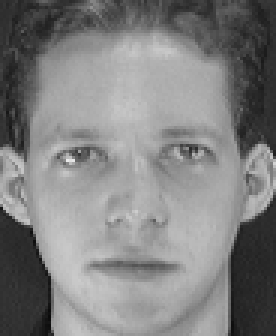
%> input picture Imgproc/图像处理学习/数字图像处理与机器视觉/chapter13/FaceRec/Data/ORL/s1/1.pgm, 92 x 112 px (shown 3 times larger)
$ octave --eval "GLPyramid2('../../图像处理学习/数字图像处理与机器视觉/chapter13/FaceRec/Data/ORL/s1/1.pgm');"   (GNU Octave 9; MATLAB toolbox functions it lacks are replaced by stand-ins)
%> lines starting %> are read from the running program, lines starting %| are printed output that depends on the picture
function GLPyramid2(imgname)

close all % close all the figure windows
%% 这是一条交互matlab交互命令
%name=input('input image name: ','s'); % input the name of image
%G0=imread(name); % load image

%% 分解

G0=imread(imgname); % load image
%> G0 is the input picture: size 112x92 uint8; min 11, max 234, mean 128.3
w1=fspecial('gaussian',5,0.5); % generate gaussian mask
w2=fspecial('gaussian',5,1);
w3=fspecial('gaussian',5,2);
w4=fspecial('gaussian',5,4);

G0=im2double(G0); % translate image data from uint8 to double
%> G0: size 112x92 double
G1=imfilter(G0,w1,'replicate');
G2=imfilter(G0,w2,'replicate');
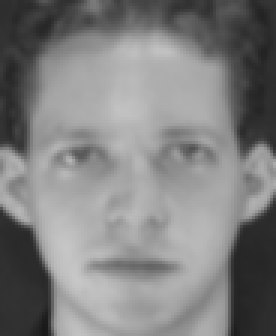
%> G2: size 112x92 double (shown 3 times larger); min 0.101, max 0.781, mean 0.503
G3=imfilter(G0,w3,'replicate');
G4=imfilter(G0,w4,'replicate');

figure('Name','低通滤波后图像')
subplot(2,3,1); imshow(G0,[])
subplot(2,3,2); imshow(G1,[])
subplot(2,3,3); imshow(G2,[])
subplot(2,3,4); imshow(G3,[])
subplot(2,3,5); imshow(G4,[])

G1=G1(1:2:end,1:2:end);
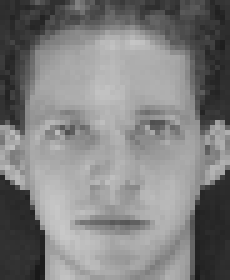
%> G1: size 56x46 double (shown 5 times larger); min 0.0981, max 0.785, mean 0.502
G2=G2(1:4:end,1:4:end);
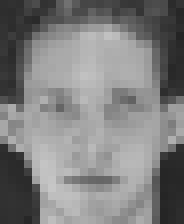
%> G2: size 28x23 double (shown 8 times larger); min 0.145, max 0.778, mean 0.501
G3=G3(1:8:end,1:8:end);
G4=G4(1:16:end,1:16:end);
%> G4 = [0.183 0.286 0.443 0.273 0.216 0.283; 0.208 0.43 0.591 0.707 0.541 0.242; 0.197 0.639 0.677 0.71 0.684 0.262; 0.36 0.626 0.533 0.664 0.447 0.33; 0.663 0.675 0.673 0.69 0.64 0.558; 0.18 0.718 0.673 0.619 0.72 0.178; 0.193 0.3 0.752 0.671 0.636 0.148]

figure('Name','高斯金字塔')
subplot(2,3,1); imshow(G0,[])
subplot(2,3,2); imshow(G1,[])
subplot(2,3,3); imshow(G2,[])
subplot(2,3,4); imshow(G3,[])
subplot(2,3,5); imshow(G4,[])
%> after `imshow(G4,[])`:
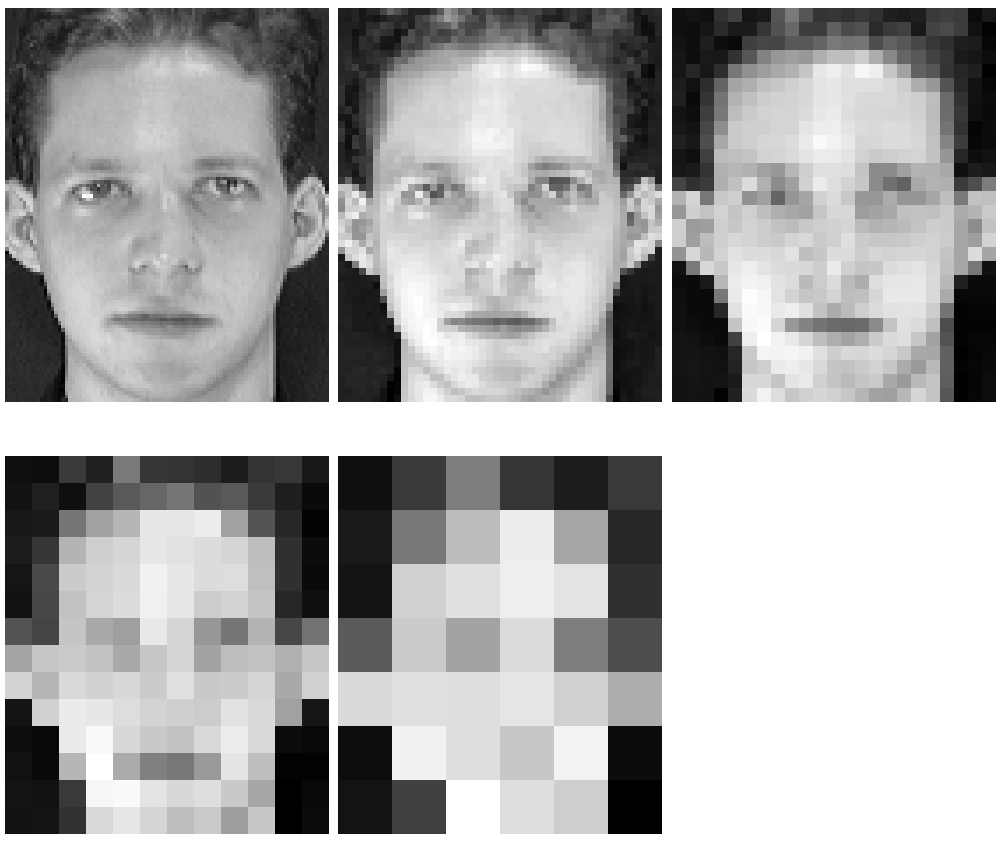
%> figure redrawn from the program's plot data, 5 panels

t0=imresize(G1,2);%内插法
t1=imresize(G2,2);
t2=imresize(G3,2);
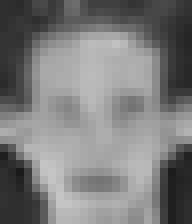
%> t2: size 28x24 double (shown 8 times larger); min 0.106, max 0.776, mean 0.485
t3=imresize(G4,2);

%拉普拉斯金字塔
L0=G0-t0; %这里存在着维度不匹配的情况
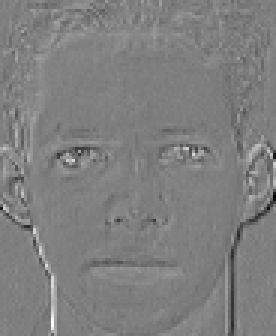
%> L0: size 112x92 double (shown 3 times larger); min -0.397, max 0.398, mean 0.000805; drawn with min black and max white
L1=G1-t1;
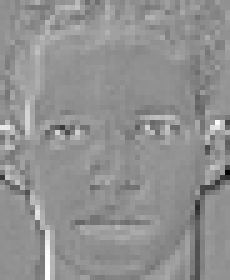
%> L1: size 56x46 double (shown 5 times larger); min -0.417, max 0.318, mean 0.00186; drawn with min black and max white
%> (the run ends here)

$ run again, on Imgproc/图像处理学习/数字图像处理与机器视觉/chapter13/FaceRec/Data/ORL/s1/10.pgm
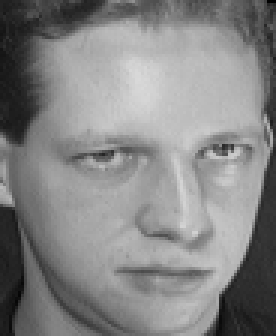
%> input picture Imgproc/图像处理学习/数字图像处理与机器视觉/chapter13/FaceRec/Data/ORL/s1/10.pgm, 92 x 112 px (shown 3 times larger)
%> in GLPyramid2, G0 is the input picture: size 112x92 uint8; min 1, max 217, mean 132.8
%> G0: size 112x92 double
%> in GLPyramid2, `G4=G4(1:16:end,1:16:end);`: G4 = [0.131 0.267 0.2 0.345 0.328 0.353; 0.11 0.54 0.667 0.726 0.702 0.559; 0.114 0.485 0.736 0.83 0.738 0.7; 0.516 0.511 0.58 0.529 0.71 0.588; 0.657 0.569 0.655 0.618 0.707 0.693; 0.145 0.47 0.655 0.616 0.575 0.712; 0.148 0.358 0.538 0.509 0.647 0.176]
%> in GLPyramid2, `t0=imresize(G1,2);`:
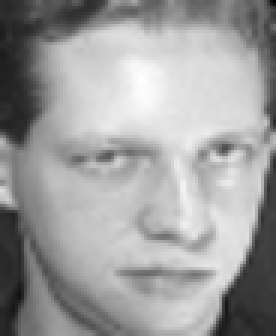
%> t0: size 112x92 double (shown 3 times larger); min -0.0153, max 0.848, mean 0.521; drawn with min black and max white
%> in GLPyramid2, `L1=G1-t1;`:
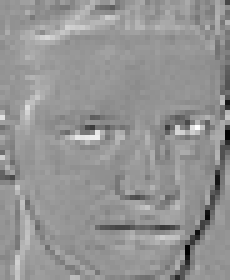
%> L1: size 56x46 double (shown 5 times larger); min -0.363, max 0.261, mean -4.42e-05; drawn with min black and max white

$ run again, on Imgproc/图像处理学习/数字图像处理与机器视觉/chapter13/FaceRec/Data/ORL/s1/2.pgm
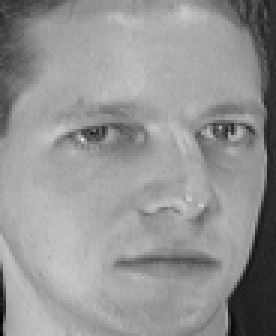
%> input picture Imgproc/图像处理学习/数字图像处理与机器视觉/chapter13/FaceRec/Data/ORL/s1/2.pgm, 92 x 112 px (shown 3 times larger)
%> in GLPyramid2, G0 is the input picture: size 112x92 uint8; min 2, max 223, mean 148
%> G0: size 112x92 double
%> in GLPyramid2, `G2=G2(1:4:end,1:4:end);`:
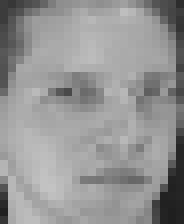
%> G2: size 28x23 double (shown 8 times larger); min 0.123, max 0.766, mean 0.583
%> in GLPyramid2, `G4=G4(1:16:end,1:16:end);`: G4 = [0.245 0.334 0.571 0.573 0.589 0.277; 0.299 0.612 0.674 0.702 0.663 0.584; 0.325 0.647 0.683 0.681 0.669 0.615; 0.584 0.664 0.507 0.541 0.632 0.538; 0.655 0.7 0.671 0.617 0.701 0.626; 0.693 0.734 0.696 0.667 0.61 0.64; 0.282 0.652 0.691 0.661 0.618 0.157]
%> in GLPyramid2, `L1=G1-t1;`:
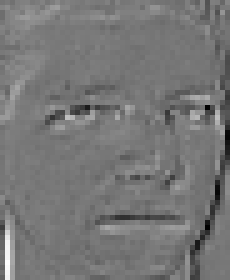
%> L1: size 56x46 double (shown 5 times larger); min -0.32, max 0.363, mean -0.00118; drawn with min black and max white

$ run again, on Imgproc/图像处理学习/数字图像处理与机器视觉/chapter13/FaceRec/Data/ORL/s1/4.pgm
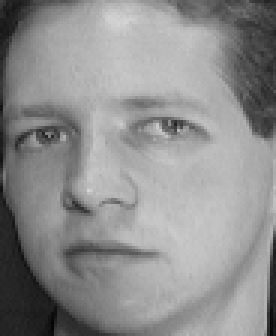
%> input picture Imgproc/图像处理学习/数字图像处理与机器视觉/chapter13/FaceRec/Data/ORL/s1/4.pgm, 92 x 112 px (shown 3 times larger)
%> in GLPyramid2, G0 is the input picture: size 112x92 uint8; min 5, max 215, mean 142.1
%> G0: size 112x92 double
%> in GLPyramid2, `G4=G4(1:16:end,1:16:end);`: G4 = [0.205 0.353 0.63 0.615 0.409 0.33; 0.166 0.637 0.721 0.729 0.73 0.352; 0.251 0.595 0.698 0.591 0.694 0.396; 0.174 0.425 0.734 0.593 0.658 0.698; 0.175 0.576 0.718 0.712 0.731 0.7; 0.155 0.522 0.493 0.726 0.764 0.666; 0.15 0.294 0.508 0.666 0.696 0.667]
%> in GLPyramid2, `L1=G1-t1;`:
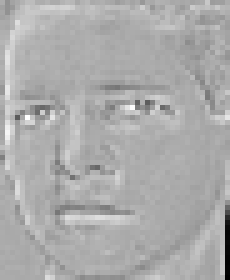
%> L1: size 56x46 double (shown 5 times larger); min -0.437, max 0.213, mean 0.00186; drawn with min black and max white
